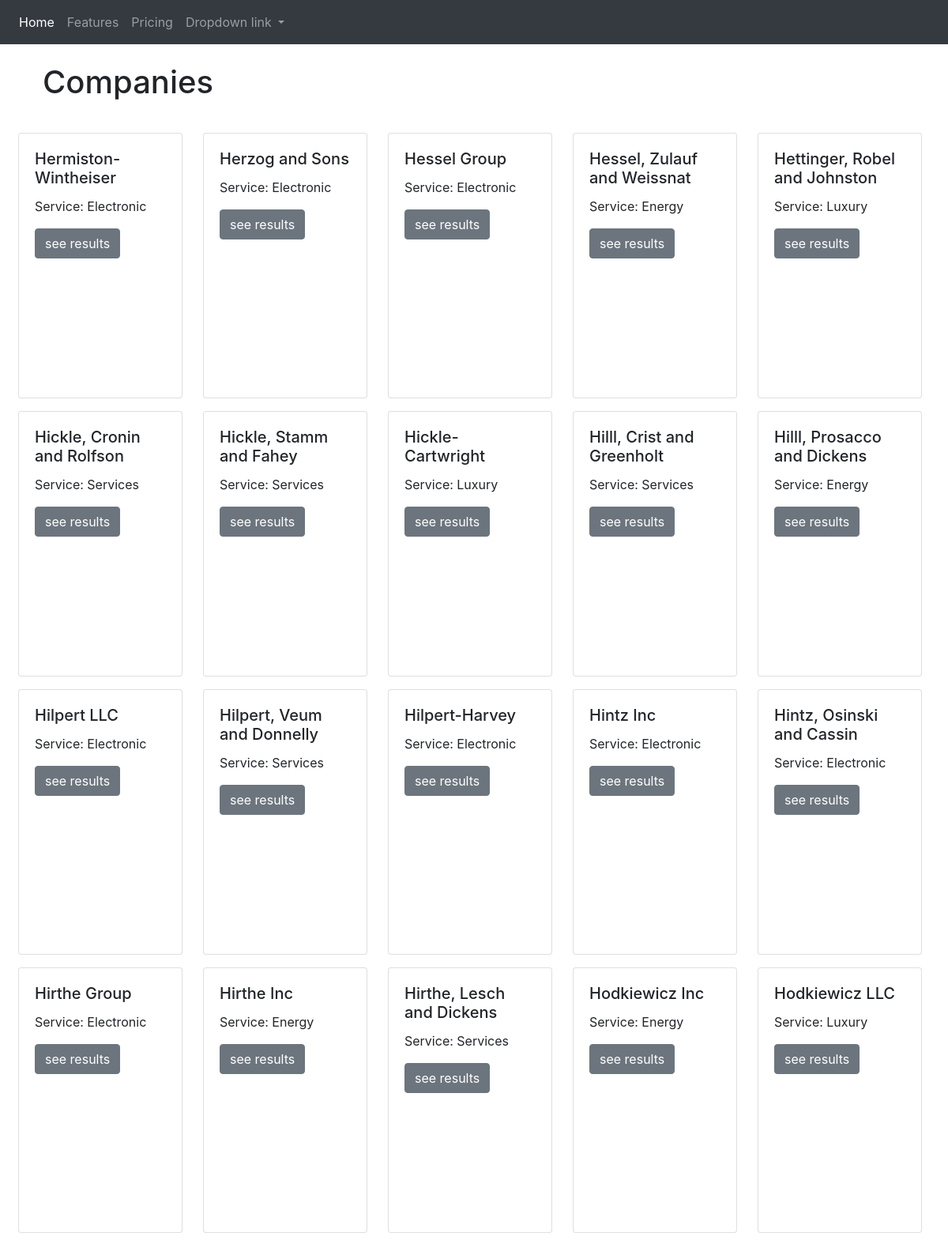
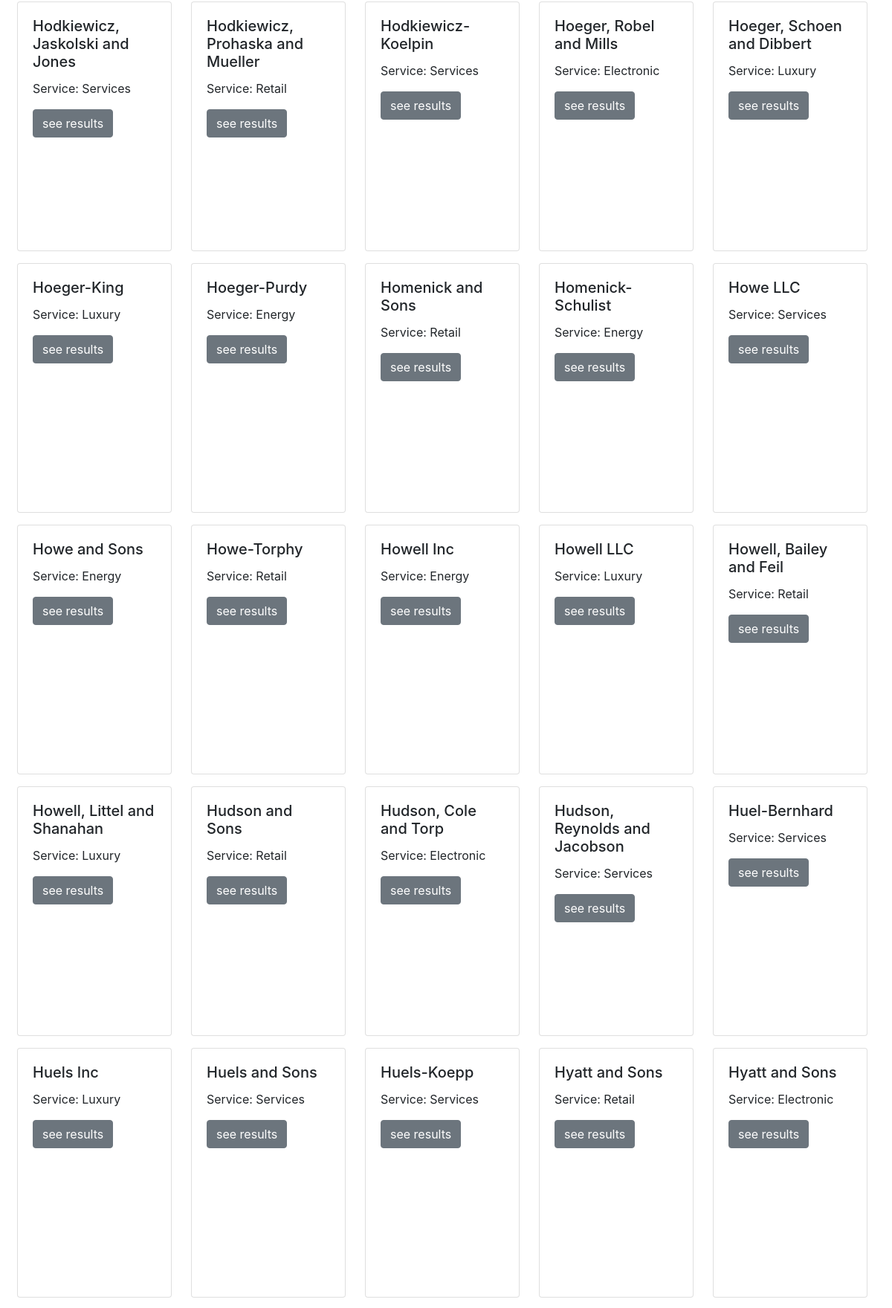
The page /company/?page=4 (upper part) on the database its author committed (2 pictures, top to bottom).
### apptkt/models.py (models this page shows, shortened)
class Company(models.Model):
    name = models.CharField(max_length=100)
    sector = models.CharField(max_length=100)
    siren = models.IntegerField()

### apptkt/views.py (the view)
def index(request):
    companies = Company.objects.order_by("name")
    """ Pagination - Show 120 companies per page """
    paginator = Paginator(companies, 120)
    page = request.GET.get('page')
    try:
        companies = paginator.page(page)
    except PageNotAnInteger:
        companies = paginator.page(1)
    except EmptyPage:
        companies = paginator.page(paginator.num_pages)
    context = {'companies': companies, }
    return render(request, 'index.html', context)

### apptkt/templates/index.html (shortened to what this page needs)
{% extends "base.html" %}
{% load static %}
{% block content %}
<div class="container-fluid">
    <div class="container p-4">
        <h1>Companies</h1>
    </div>
    <div class="cards-company">
        {% for company in companies %}
                <div class="card m-2" style="width: 13rem; height: 21rem;">
                    <div class="card-body">
                        <h5 class="card-title">{{ company.name }}</h5>
                        <p class="card-text">Service: {{company.sector}}</p>
                        <a href="{% url 'company:detail' company.pk %}" class="btn btn-secondary">see results</a>
                    </div>
                </div>
        {% endfor %}
    </div>
</div>
{% endblock content %}

### static/css/main.css (style rules this page uses)
.cards-company { display: grid; grid-template-columns: 1fr 1fr 1fr 1fr 1fr 1fr; }
@media all and (min-width: 1024px) and (max-width: 1280px) { .cards-company { display: grid; grid-template-columns: 1fr 1fr 1fr 1fr 1fr; } }

### rows shown on the page
Company: name "Hermiston-Wintheiser", sector "Electronic"
Company: name "Herzog and Sons", sector "Electronic"
Company: name "Hessel Group", sector "Electronic"
Company: name "Hessel, Zulauf and Weissnat", sector "Energy"
Company: name "Hettinger, Robel and Johnston", sector "Luxury"
Company: name "Hickle, Cronin and Rolfson", sector "Services"
Company: name "Hickle, Stamm and Fahey", sector "Services"
Company: name "Hickle-Cartwright", sector "Luxury"
Company: name "Hilll, Crist and Greenholt", sector "Services"
Company: name "Hilll, Prosacco and Dickens", sector "Energy"
Company: name "Hilpert LLC", sector "Electronic"
Company: name "Hilpert, Veum and Donnelly", sector "Services"
Company: name "Hilpert-Harvey", sector "Electronic"
Company: name "Hintz Inc", sector "Electronic"
Company: name "Hintz, Osinski and Cassin", sector "Electronic"
Company: name "Hirthe Group", sector "Electronic"
Company: name "Hirthe Inc", sector "Energy"
Company: name "Hirthe, Lesch and Dickens", sector "Services"
Company: name "Hodkiewicz Inc", sector "Energy"
Company: name "Hodkiewicz LLC", sector "Luxury"
Company: name "Hodkiewicz, Jaskolski and Jones", sector "Services"
Company: name "Hodkiewicz, Prohaska and Mueller", sector "Retail"
Company: name "Hodkiewicz-Koelpin", sector "Services"
Company: name "Hoeger, Robel and Mills", sector "Electronic"
Company: name "Hoeger, Schoen and Dibbert", sector "Luxury"
Company: name "Hoeger-King", sector "Luxury"
Company: name "Hoeger-Purdy", sector "Energy"
Company: name "Homenick and Sons", sector "Retail"
Company: name "Homenick-Schulist", sector "Energy"
Company: name "Howe LLC", sector "Services"
Company: name "Howe and Sons", sector "Energy"
Company: name "Howe-Torphy", sector "Retail"
Company: name "Howell Inc", sector "Energy"
Company: name "Howell LLC", sector "Luxury"
Company: name "Howell, Bailey and Feil", sector "Retail"
Company: name "Howell, Littel and Shanahan", sector "Luxury"
Company: name "Hudson and Sons", sector "Retail"
Company: name "Hudson, Cole and Torp", sector "Electronic"
Company: name "Hudson, Reynolds and Jacobson", sector "Services"
Company: name "Huel-Bernhard", sector "Services"
Company: name "Huels Inc", sector "Luxury"
Company: name "Huels and Sons", sector "Services"
Company: name "Huels-Koepp", sector "Services"
Company: name "Hyatt and Sons", sector "Retail"
Company: name "Hyatt and Sons", sector "Electronic"
